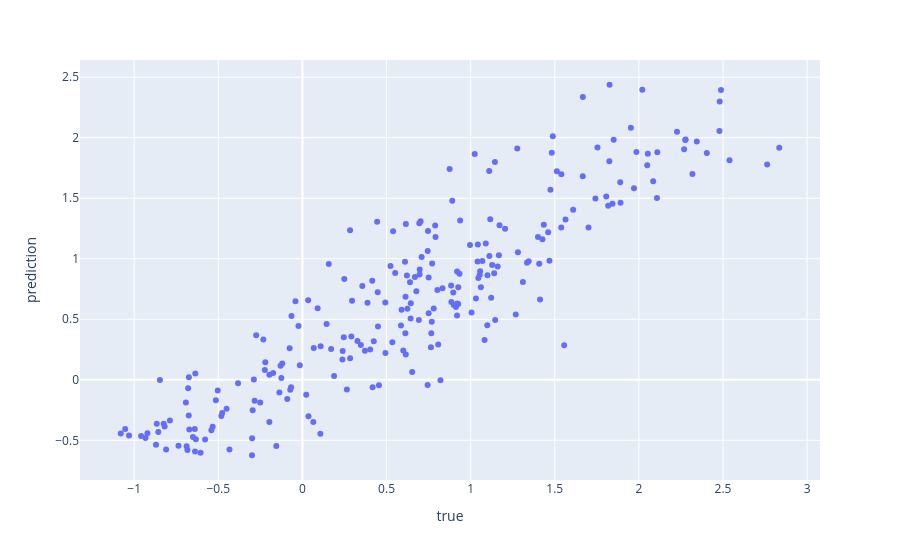

Notebook code cell kept with this figure:
### Markdown cell above
### 📈 Le graphique de vérité — prédit vs réel

Le dernier réflexe d'évaluation, et le plus parlant.

**Comment le lire :** chaque point est un échantillon de validation. En abscisse sa vraie
valeur, en ordonnée ce que ton modèle a prédit.

**Un modèle parfait mettrait tous les points sur la diagonale $y = x$.**

| Ce que tu vois | Ce que ça dit |
|---|---|
| nuage serré sur la diagonale | 😀 bon modèle |
| nuage large mais centré | erreur homogène — regarde le RMSE |
| **courbé** (banane) | 🔴 le modèle rate une non-linéarité |
| **aplati** aux extrêmes | 🔴 il n'ose pas les valeurs fortes — classique du sous-apprentissage |
| quelques points très loin | des outliers — c'est eux qui gonflent ton RMSE |

L'aplatissement aux extrêmes est le défaut le plus courant : un réseau sous-entraîné tire ses
prédictions vers la moyenne. Si tu le vois, entraîne plus longtemps ou augmente le `lr`.

> 💡 Un graphe vaut mieux qu'un R². Deux modèles au même R² peuvent se tromper de façons
> complètement différentes — **seul le nuage te le montre**.

### Code cell
px.scatter((pd.DataFrame({"true": y_val.reshape(-1), "prediction": val_prediction.reshape(-1)})), x="true", y="prediction")

### Figure 1 — Plotly figure (JSON) as saved in the notebook; plotly's stock layout.template omitted (floating-point values rounded to 4 significant figures; data arrays with more than 128 entries replaced by an {"elided": "..."} marker saying what was removed)
{"data": [{"hovertemplate": "true=%{x}<br>prediction=%{y}<extra></extra>", "legendgroup": "", "marker": {"color": "#636efa", "symbol": "circle"}, "mode": "markers", "name": "", "orientation": "v", "showlegend": false, "type": "scatter", "x": {"elided": "240 float values"}, "xaxis": "x", "y": {"elided": "240 float values"}, "yaxis": "y"}], "layout": {"legend": {"tracegroupgap": 0}, "margin": {"t": 60}, "xaxis": {"anchor": "y", "domain": [0, 1], "title": {"text": "true"}}, "yaxis": {"anchor": "x", "domain": [0, 1], "title": {"text": "prediction"}}}}
